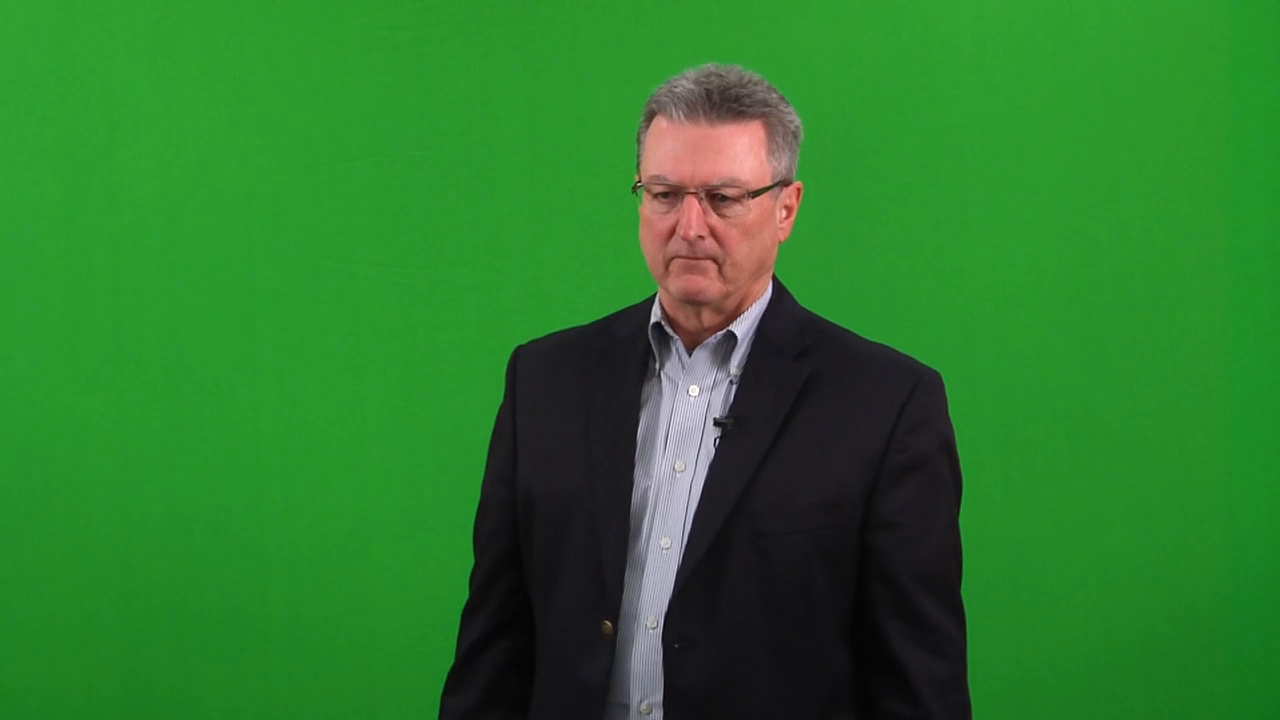
#> input picture frame 7 of green.MOV, 1280 x 720 px
$ python test.py
#> lines starting #> are read from the running program, lines starting #| are printed output that depends on the picture
import cv2
import numpy as np
from PIL import Image
import sys
import os

video = cv2.VideoCapture("green.mov")

out = cv2.VideoWriter('output.avi', cv2.VideoWriter_fourcc('D','I','V','X'), 25.0, (480,360))

u_green = np.array([90, 255, 255])
l_green = np.array([40, 20, 20])

while True:

    ret, frame = video.read()
#> frame is the input picture: shape (720, 1280, 3); mean B, G, R 44.5, 122.4, 44

    frame = cv2.resize(frame, (480,360))
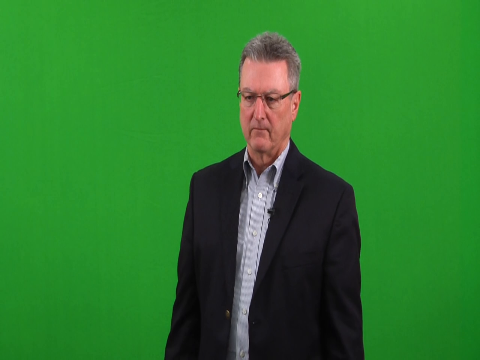
#> frame: shape (360, 480, 3); mean B, G, R 44.5, 122.4, 44.1

    # [10 lines of commented-out code are left out]

    rgbaFrame = cv2.cvtColor(frame, cv2.COLOR_BGR2BGRA);

    height, width, channels = rgbaFrame.shape
#> height = 360; width = 480; channels = 4

    for x in range(0, height) :
     for y in range(0, width) :
        if (rgbaFrame[x,y,2] > 40 or rgbaFrame[x,y,2] < 90) and (rgbaFrame[x,y,1] > 20 or rgbaFrame[x,y,1] < 255) and (rgbaFrame[x,y,0] > 20 or rgbaFrame[x,y,0] < 255) :
          rgbaFrame[x,y,2] = 80 # R
          rgbaFrame[x,y,1] = 255 # G
          rgbaFrame[x,y,0] = 255 # B
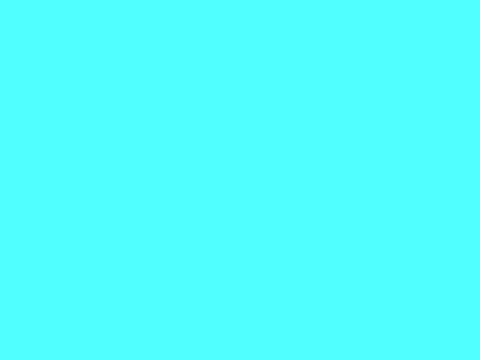
#> rgbaFrame: shape (360, 480, 4); mean B, G, R, A 255, 255, 80, 255

    # for export
    # out.write(f)
    out.write(rgbaFrame)

    cv2.imshow("video", frame)
    cv2.imshow("rgba mask", rgbaFrame)

    if cv2.waitKey(25) == 27:
#> (key Esc is pressed here)
        break

video.release()
out.release()
cv2.destroyAllWindows()

$ run again, starting later in the video
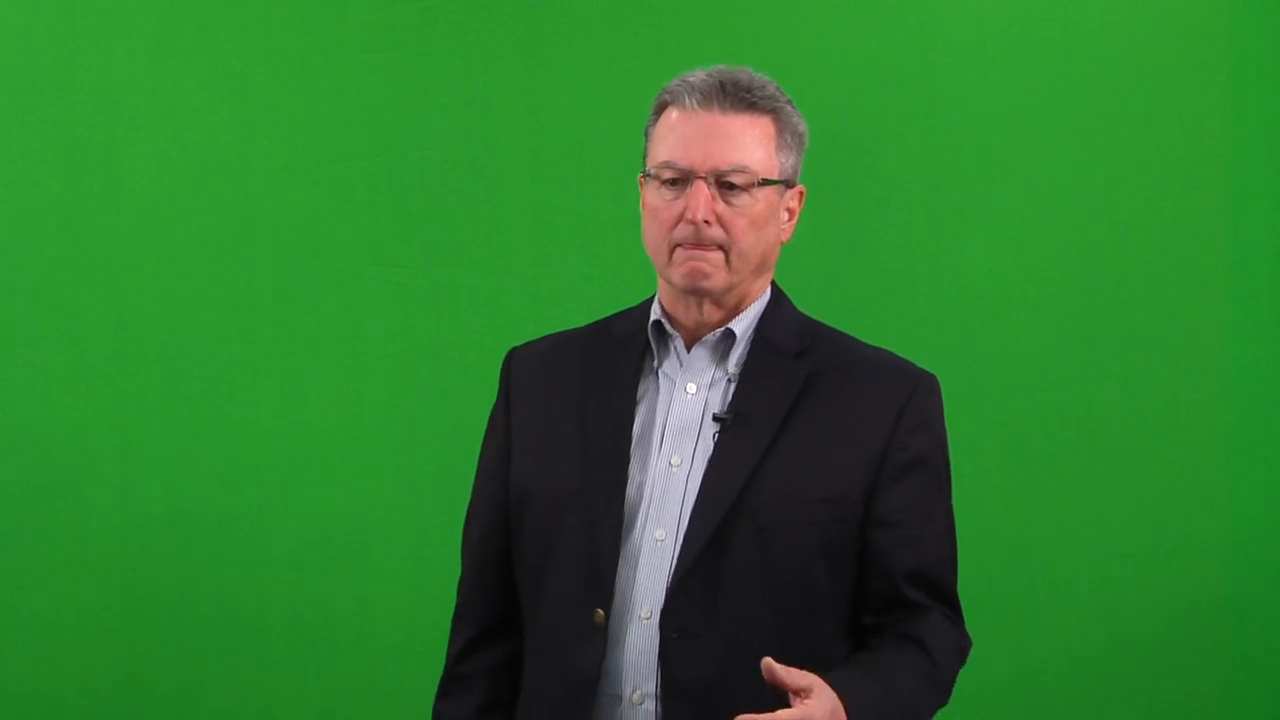
#> input picture frame 34 of green.MOV, 1280 x 720 px
#> frame is the input picture: shape (720, 1280, 3); mean B, G, R 45.4, 123.3, 45.2
#> `frame = cv2.resize(frame, (480,360))`:
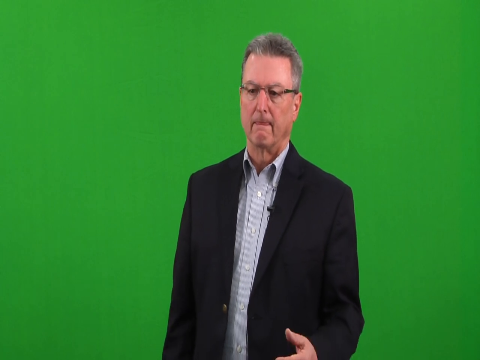
#> frame: shape (360, 480, 3); mean B, G, R 45.5, 123.3, 45.3

$ run again, starting later in the video
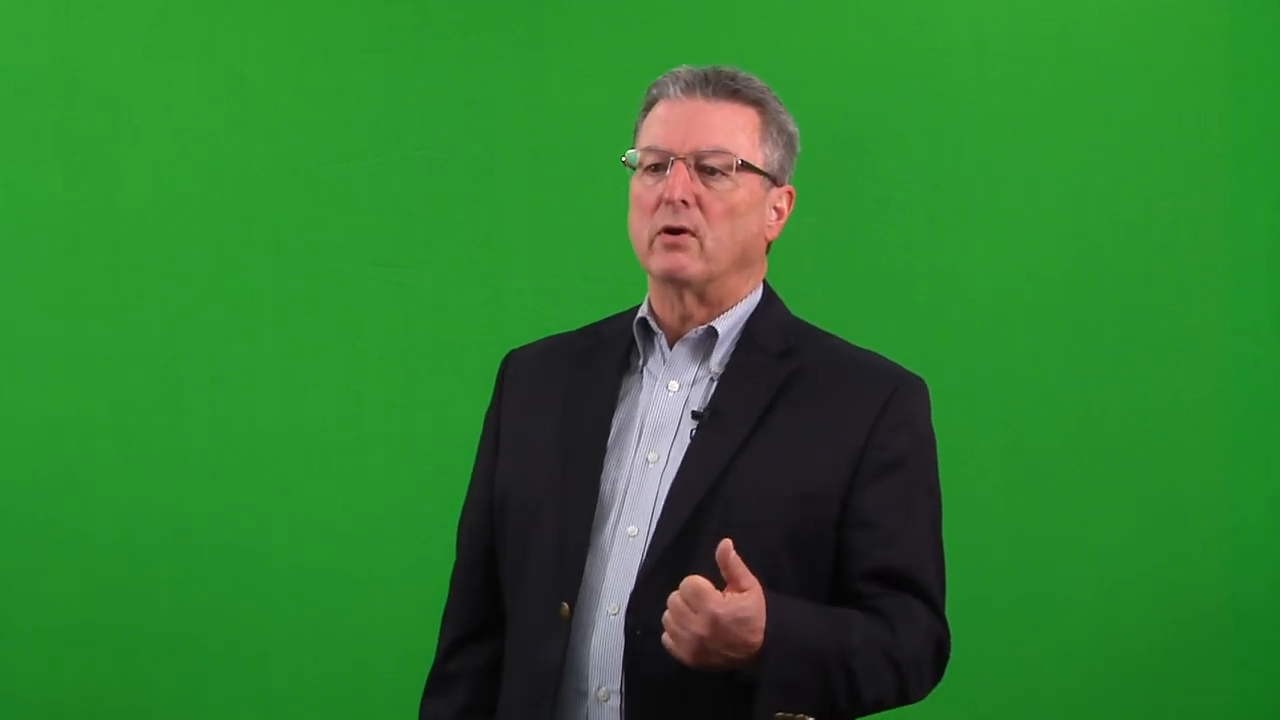
#> input picture frame 60 of green.MOV, 1280 x 720 px
#> frame is the input picture: shape (720, 1280, 3); mean B, G, R 46, 124.6, 46.3
#> `frame = cv2.resize(frame, (480,360))`:
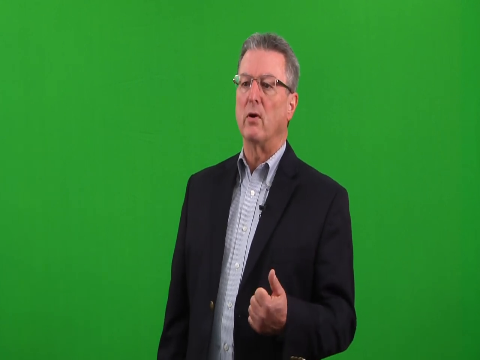
#> frame: shape (360, 480, 3); mean B, G, R 46, 124.6, 46.3
